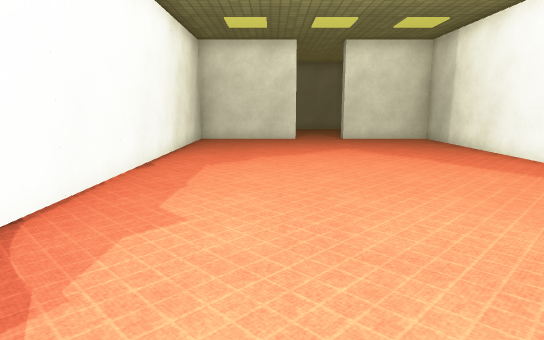
[1] (above)

16 first-person views from a walk through a Unity game level. The camera is 1.3 m above the floor, tilts 10° down and sees 75° across. The floor is counted in squares, 1 m on a side. Each view is taken from the middle of a square. On the plan, view 1 faces up. The plan holds only what a view shows up to about 15 squares ahead; the rest is blank. The place goes on beyond the plan. The player character is not drawn. Surface patterns are stand-ins for the level's own textures.

[2]
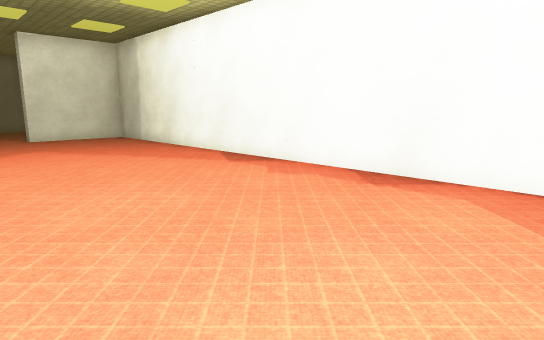

[3]
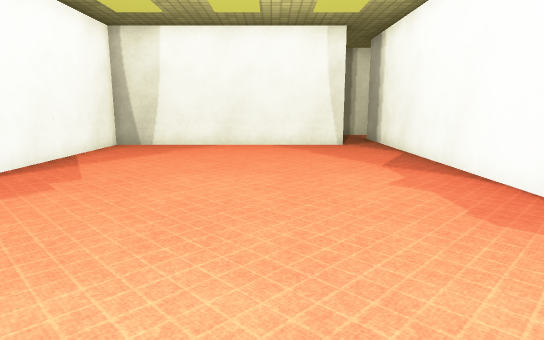

[4]
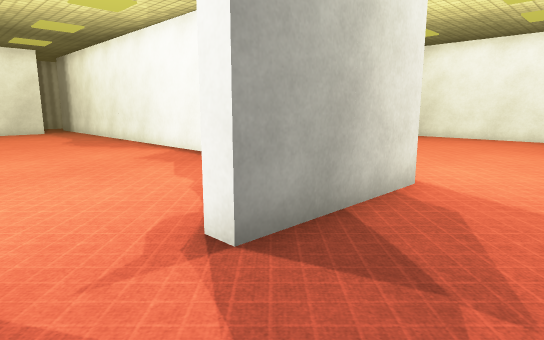

[5]
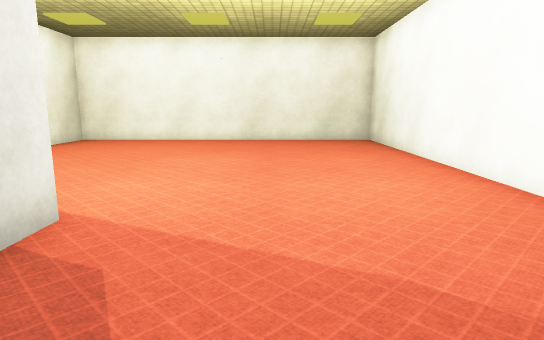

[6]
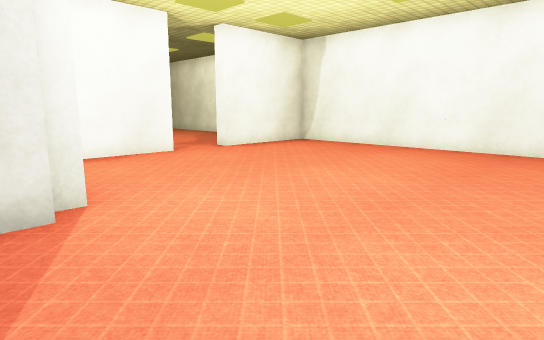

[7]
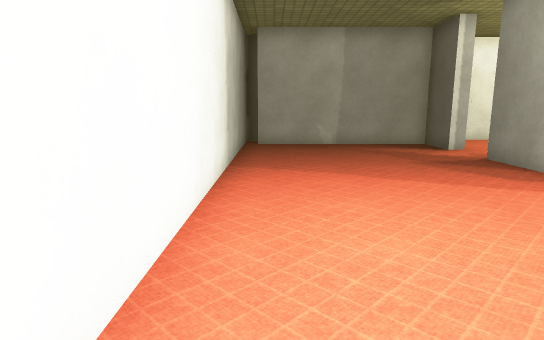

[8]
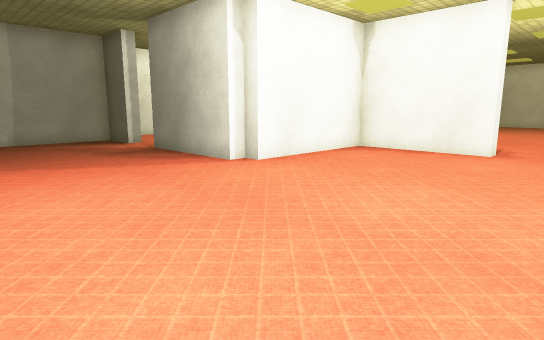

[9]
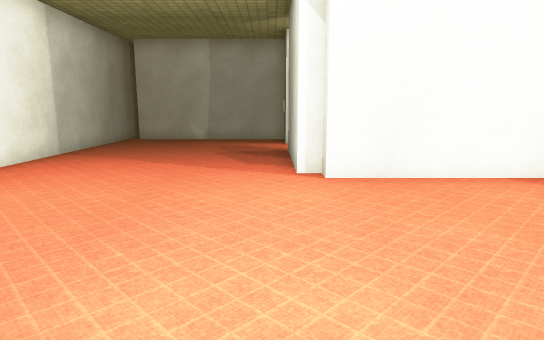

[10]
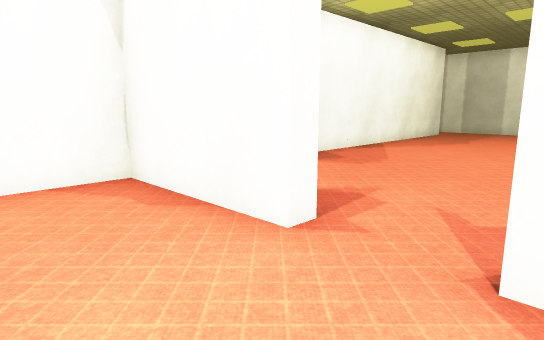

[11]
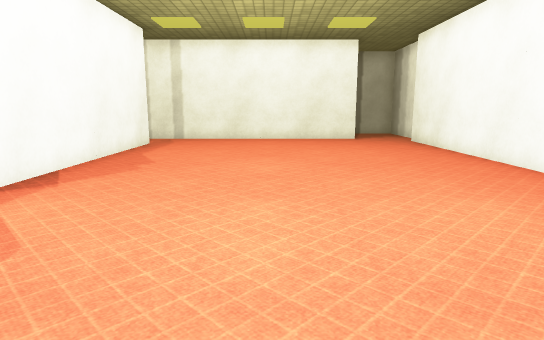

[12]
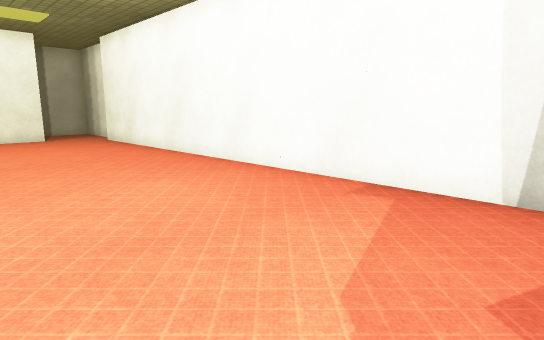

[13]
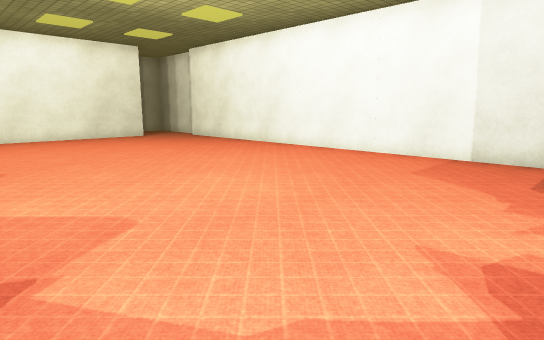

[14]
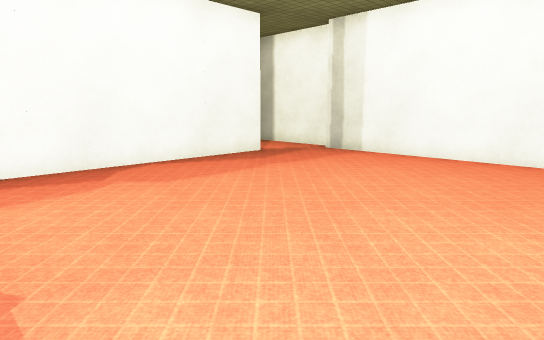

[15]
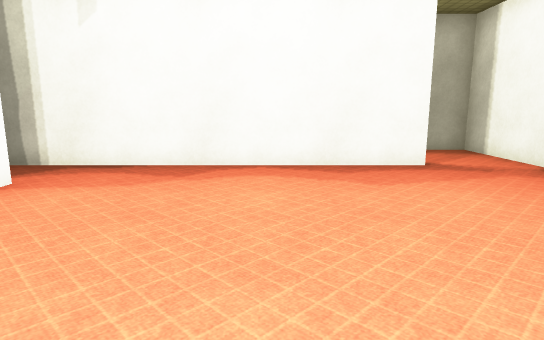

[16]
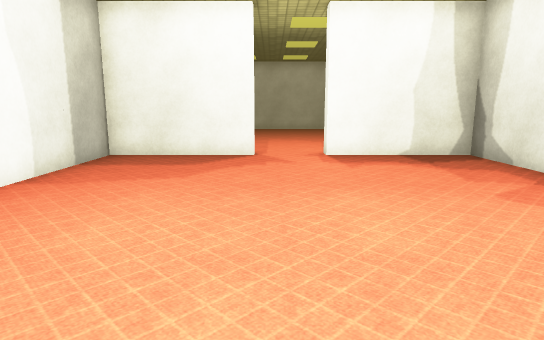

### Floor plan
Ten units are one square. View 1 is at (0, 0); x grows to the right and y downward. Boxes are objects, and circles mark ways between rooms. Rooms are numbered by the first view taken in them; rooms with no view inside come last. Other rooms are left out.
<svg viewBox="-145 -225 215 304">
<path fill="none" stroke="#000" d="M-16 25 65 25 65 -150 30 -150 30 -155M10 -155 10 -150 -30 -150 -30 25M-75 -97 -75 -102 -35 -102 -35 -150 -30 -150 -30 -155 10 -155M30 -155 47 -155 47 -215M59 -220 -135 -220 -135 -102 -95 -102 -95 -97M-35 50 -35 -46M-35 -70 -35 -97 -75 -97M-116 70 -35 70M-95 -97 -135 -97 -135 60M-140 62 -140 74"/>
<circle cx="15" cy="-150" r="3" fill="#2a7"/>
<circle cx="-85" cy="-100" r="3" fill="#2a7"/>
<text x="20" y="-60">1</text>
<text x="-60" y="-170">2</text>
<text x="-90" y="-10">3</text>
</svg>
Room 1 opens to room 2. Room 2 opens to room 3.

Where each view was taken, in squares from view 1:
view 1: 0 up, 0 right, facing up
view 2: 1 down, 0 right, facing up-right
view 3: 10 up, 1 right, facing down
view 4: 18 up, 3 right, facing down-left
view 5: 18 up, 1 right, facing left
view 6: 20 up, 2 left, facing down-left
view 7: 21 up, 8 left, facing right
view 8: 21 up, 10 left, facing down-right
view 9: 16 up, 10 left, facing right
view 10: 13 up, 10 left, facing down-right
view 11: 8 up, 8 left, facing down
view 12: 9 up, 8 left, facing down-left
view 13: 9 up, 4 left, facing down-left
view 14: 1 up, 4 left, facing down-left
view 15: 1 up, 8 left, facing down
view 16: 0 up, 9 left, facing up
